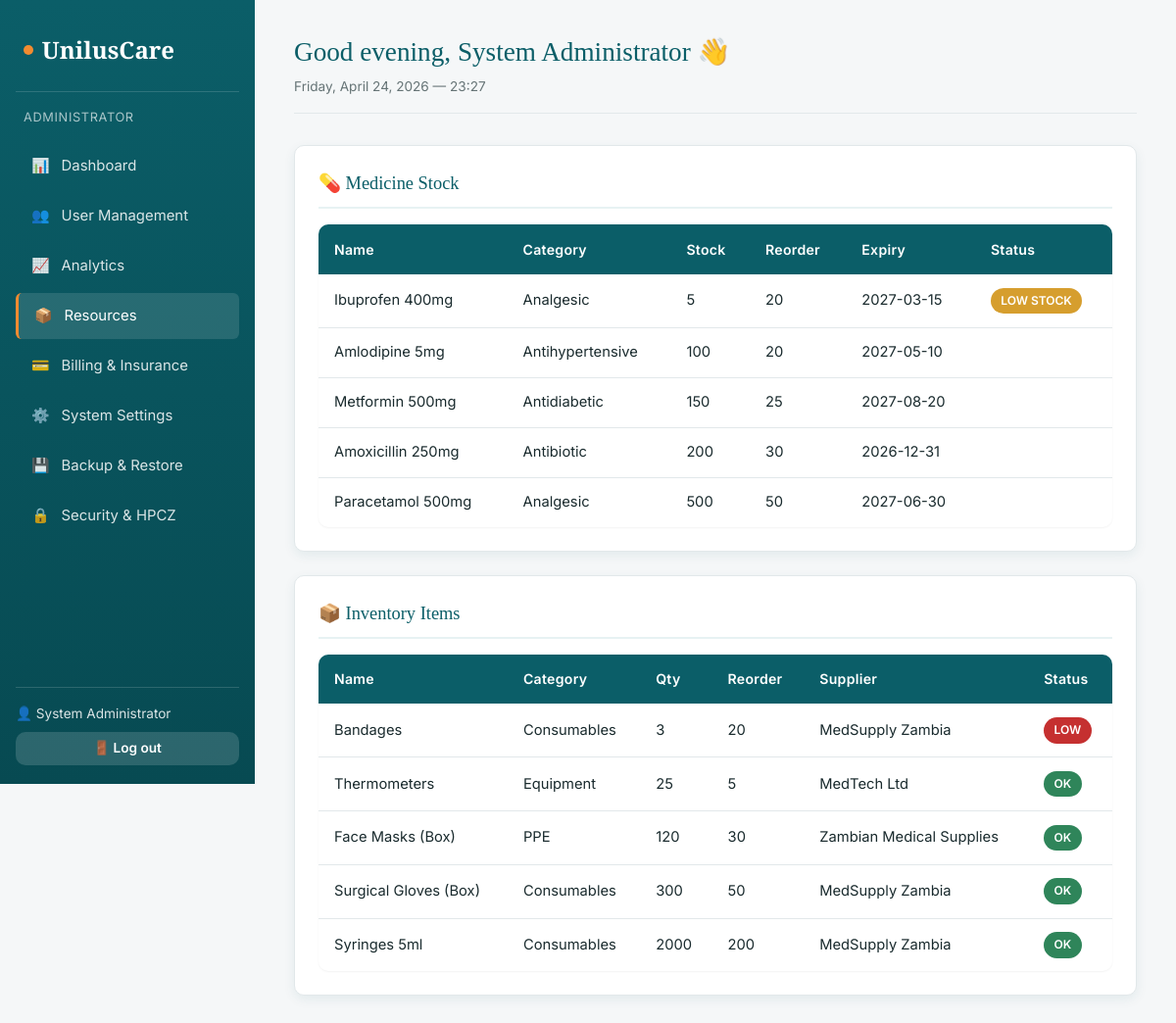
The app's page /pages/admin/inventory.php (signed in) with its own data.
### tables this page shows
CREATE TABLE medicines (
    medicine_id INT AUTO_INCREMENT PRIMARY KEY,
    name VARCHAR(150) NOT NULL,
    category VARCHAR(100),
    manufacturer VARCHAR(150),
    batch_number VARCHAR(100),
    stock_quantity INT DEFAULT 0,
    reorder_level INT DEFAULT 10,
    unit_price DECIMAL(10,2),
    expiry_date DATE,
    created_at DATETIME DEFAULT CURRENT_TIMESTAMP
);

CREATE TABLE inventory_items (
    item_id INT AUTO_INCREMENT PRIMARY KEY,
    name VARCHAR(150) NOT NULL,
    category VARCHAR(100),
    quantity INT DEFAULT 0,
    reorder_level INT DEFAULT 5,
    unit_price DECIMAL(10,2),
    supplier VARCHAR(150),
    expiry_date DATE NULL,
    last_restocked DATETIME DEFAULT CURRENT_TIMESTAMP
);

### config/db.php (called while the page is built, shortened)
<?php
function e($str) {
    return htmlspecialchars($str ?? '', ENT_QUOTES, 'UTF-8');
}
function greeting() {
    $h = (int)date('H');
    return 'Good evening';
}

### pages/admin/inventory.php (the view, shortened to what this page needs)
<?php
require_once __DIR__.'/../../config/db.php';
$PAGE_TITLE='Resources'; $ACTIVE_NAV='inventory';
$meds = $conn->query("SELECT * FROM medicines ORDER BY stock_quantity ASC");
$items = $conn->query("SELECT * FROM inventory_items ORDER BY quantity ASC");
include __DIR__.'/../../includes/layout.php';
?>
<div class="card mb-3">
    <div class="card-title">💊 Medicine Stock</div>
    <table class="data-table">
        <tr><th>Name</th><th>Category</th><th>Stock</th><th>Reorder</th><th>Expiry</th><th>Status</th></tr>
        <?php while($m=$meds->fetch_assoc()):
            $low = $m['stock_quantity'] <= $m['reorder_level'];
            $exp = strtotime($m['expiry_date']) < strtotime('+30 days');
        ?>
            <tr><td><?=e($m['name'])?></td><td><?=e($m['category'])?></td>
            <td><?=$m['stock_quantity']?></td><td><?=$m['reorder_level']?></td>
            <td><?=e($m['expiry_date'])?></td>
            <td><?php if($low):?><span class="badge badge-yellow">LOW STOCK</span><?php endif;?>
            <?php if($exp):?><span class="badge badge-red">EXPIRING</span><?php endif;?></td></tr>
        <?php endwhile;?>
    </table>
</div>
<div class="card">
    <div class="card-title">📦 Inventory Items</div>
    <table class="data-table">
        <tr><th>Name</th><th>Category</th><th>Qty</th><th>Reorder</th><th>Supplier</th><th>Status</th></tr>
        <?php while($i=$items->fetch_assoc()):
            $low=$i['quantity']<=$i['reorder_level'];?>
            <tr><td><?=e($i['name'])?></td><td><?=e($i['category'])?></td>
            <td><?=$i['quantity']?></td><td><?=$i['reorder_level']?></td>
            <td><?=e($i['supplier'])?></td>
            <td><?php if($low):?><span class="badge badge-red">LOW</span><?php else:?><span class="badge badge-green">OK</span><?php endif;?></td></tr>
        <?php endwhile;?>
    </table>
</div>
<?php include __DIR__.'/../../includes/footer.php';?>

### includes/layout.php (shortened to what this page needs)
<?php
$role = $_SESSION['role'];
$fullName = $_SESSION['full_name'] ?? '';
$suffix = $_SESSION['suffix'] ?? '';
$roleLabels = [
    'patient' => 'Patient', 'doctor' => 'Doctor', 'admin' => 'Administrator',
    'receptionist' => 'Receptionist', 'nurse' => 'Nurse', 'pharmacist' => 'Pharmacist',
    'lab' => 'Lab Technician', 'radiologist' => 'Radiologist',
    'inventory' => 'Inventory Manager', 'triage' => 'ER Triage Officer',
];
$greet = greeting();
$nameToShow = ($suffix ? $suffix . ' ' : '') . $fullName;
?>
<!DOCTYPE html>
<html lang="en">
<head>
    <link rel="stylesheet" href="<?= BASE_URL ?>/assets/css/style.css">
</head>
<body>
<div class="app-layout">
    <aside class="sidebar" id="sidebar">
        <div class="sidebar-brand">
            <span class="dot"></span> UnilusCare
        </div>
        <div style="padding: 0 0.5rem 1rem; font-size:0.8rem; color: rgba(255,255,255,0.65); letter-spacing: 0.05em; text-transform: uppercase;">
            <?= e($roleLabels[$role] ?? $role) ?>
        </div>
        <nav class="sidebar-nav">
            <?php foreach ($nav[$role] ?? [] as $item):
                $slug = $item[0]; $label = $item[1]; $icon = $item[2];
                $isActive = ($ACTIVE_NAV ?? '') === $slug ? 'active' : '';
                ?>
                <a href="<?= BASE_URL ?>/pages/<?= $role ?>/<?= $slug ?>.php" class="<?= $isActive ?>">
                    <span><?= $icon ?></span> <?= e($label) ?>
                </a>
            <?php endforeach; ?>
        </nav>
        <div class="sidebar-footer">
            <div class="sidebar-user">👤 <?= e($nameToShow ?: ($_SESSION['user_id'] ?? '')) ?></div>
            <a href="<?= BASE_URL ?>/logout.php" class="btn btn-sm" style="background:rgba(255,255,255,0.15);color:#fff;width:100%;text-align:center;">🚪 Log out</a>
        </div>
    </aside>
    <main class="main-content">
        <div class="topbar">
            <div style="display:flex; align-items:center; gap:1rem;">
                <div class="greeting">
                    <?= e($greet) ?>, <?= e($nameToShow ?: ucfirst($role)) ?> 👋
                    <small><?= date('l, F j, Y — H:i') ?></small>
                </div>
            </div>
        </div>

### includes/footer.php (shortened to what this page needs)
    </main>
</div>
</body>
</html>

### assets/css/style.css (style rules this page uses)
:root { --primary: #0b5e68; --primary-dark: #074a52; --primary-light: #e7f2f3; --accent: #f28b30; --accent-dark: #d47417; --bg: #f5f7f8; --surface: #ffffff; --text: #1a2b2e; --text-muted: #667476; --border: #e2e8ea; --danger: #c53030; --success: #2f855a; --warning: #d69e2e; --info: #2b6cb0; --radius: 10px; --radius-sm: 6px; --shadow-sm: 0 1px 2px rgba(0,0,0,0.05); --shadow: 0 4px 12px rgba(11, 94, 104, 0.08); --shadow-lg: 0 10px 30px rgba(11, 94, 104, 0.12); --font-heading: 'Playfair Display', Georgia, serif; --font-body: 'Inter', 'Segoe UI', sans-serif; }
* { box-sizing: border-box; margin: 0; padding: 0; }
html, body { font-family: var(--font-body); background: var(--bg); color: var(--text); line-height: 1.55; min-height: 100vh; }
a { color: var(--primary); text-decoration: none; }
.btn { display: inline-block; padding: 0.7rem 1.4rem; border-radius: var(--radius); font-weight: 600; border: none; cursor: pointer; font-size: 0.95rem; transition: all 0.2s ease; text-decoration: none; font-family: var(--font-body); }
.btn-sm { padding: 0.4rem 0.85rem; font-size: 0.85rem; }
.card { background: var(--surface); border-radius: var(--radius); padding: 1.5rem; box-shadow: var(--shadow); border: 1px solid var(--border); }
.card-title { font-family: var(--font-heading); font-size: 1.15rem; color: var(--primary); margin-bottom: 1rem; padding-bottom: 0.6rem; border-bottom: 2px solid var(--primary-light); }
table.data-table { width: 100%; border-collapse: collapse; background: #fff; border-radius: var(--radius); overflow: hidden; box-shadow: var(--shadow-sm); }
table.data-table th { background: var(--primary); color: #fff; padding: 0.9rem 1rem; text-align: left; font-weight: 600; font-size: 0.88rem; letter-spacing: 0.02em; }
table.data-table td { padding: 0.85rem 1rem; border-bottom: 1px solid var(--border); font-size: 0.92rem; }
table.data-table tr:last-child td { border-bottom: none; }
.badge { display: inline-block; padding: 0.25rem 0.65rem; border-radius: 999px; font-size: 0.75rem; font-weight: 600; }
.badge-red { background: #c53030; color: #fff; }
.badge-yellow { background: #d69e2e; color: #fff; }
.badge-green { background: #2f855a; color: #fff; }
.app-layout { display: grid; grid-template-columns: 260px 1fr; min-height: 100vh; }
.sidebar { background: linear-gradient(180deg, var(--primary) 0%, var(--primary-dark) 100%); color: #fff; padding: 1.5rem 1rem; position: sticky; top: 0; height: 100vh; overflow-y: auto; }
.sidebar-brand { font-family: var(--font-heading); font-size: 1.5rem; font-weight: 700; padding: 0.5rem 0.5rem 1.5rem; border-bottom: 1px solid rgba(255,255,255,0.15); margin-bottom: 1rem; display: flex; align-items: center; gap: 0.55rem; }
.sidebar-brand .dot { width: 10px; height: 10px; background: var(--accent); border-radius: 50%; display: inline-block; }
.sidebar-nav a { display: flex; align-items: center; gap: 0.75rem; padding: 0.75rem 1rem; color: rgba(255,255,255,0.85); border-radius: var(--radius-sm); margin-bottom: 0.25rem; font-size: 0.93rem; transition: all 0.15s; }
.sidebar-nav a:hover, .sidebar-nav a.active { background: rgba(255,255,255,0.12); color: #fff; text-decoration: none; }
.sidebar-nav a.active { border-left: 3px solid var(--accent); }
.sidebar-footer { position: absolute; bottom: 1.2rem; left: 1rem; right: 1rem; padding-top: 1rem; border-top: 1px solid rgba(255,255,255,0.15); }
.sidebar-user { font-size: 0.85rem; color: rgba(255,255,255,0.85); margin-bottom: 0.5rem; }
.main-content { padding: 2rem 2.5rem; overflow-x: auto; }
.topbar { display: flex; align-items: center; justify-content: space-between; margin-bottom: 2rem; padding-bottom: 1rem; border-bottom: 1px solid var(--border); }
.greeting { font-family: var(--font-heading); font-size: 1.7rem; color: var(--primary); }
.greeting small { display: block; font-family: var(--font-body); font-size: 0.85rem; color: var(--text-muted); margin-top: 0.25rem; }
.mb-3 { margin-bottom: 1.5rem; }

### records on screen
medicines: name "Ibuprofen 400mg", category "Analgesic", stock_quantity "5", reorder_level "20", expiry_date "2027-03-15", shows "LOW STOCK"
medicines: name "Amlodipine 5mg", category "Antihypertensive", stock_quantity "100", reorder_level "20", expiry_date "2027-05-10"
medicines: name "Metformin 500mg", category "Antidiabetic", stock_quantity "150", reorder_level "25", expiry_date "2027-08-20"
medicines: name "Amoxicillin 250mg", category "Antibiotic", stock_quantity "200", reorder_level "30", expiry_date "2026-12-31"
medicines: name "Paracetamol 500mg", category "Analgesic", stock_quantity "500", reorder_level "50", expiry_date "2027-06-30"
inventory_items: name "Bandages", category "Consumables", quantity "3", reorder_level "20", supplier "MedSupply Zambia", shows "LOW"
inventory_items: name "Thermometers", category "Equipment", quantity "25", reorder_level "5", supplier "MedTech Ltd", shows "OK"
inventory_items: name "Face Masks (Box)", category "PPE", quantity "120", reorder_level "30", supplier "Zambian Medical Supplies", shows "OK"
inventory_items: name "Surgical Gloves (Box)", category "Consumables", quantity "300", reorder_level "50", supplier "MedSupply Zambia", shows "OK"
inventory_items: name "Syringes 5ml", category "Consumables", quantity "2000", reorder_level "200", supplier "MedSupply Zambia", shows "OK"

### other values on screen
$roleLabels[$role] "ADMINISTRATOR"
$icon "📊"
$label "Dashboard"
$icon "👥"
$label "User Management"
$icon "📈"
$label "Analytics"
$icon "📦"
$label "Resources"
$icon "💳"
$label "Billing & Insurance"
$icon "⚙️"
$label "System Settings"
$icon "💾"
$label "Backup & Restore"
